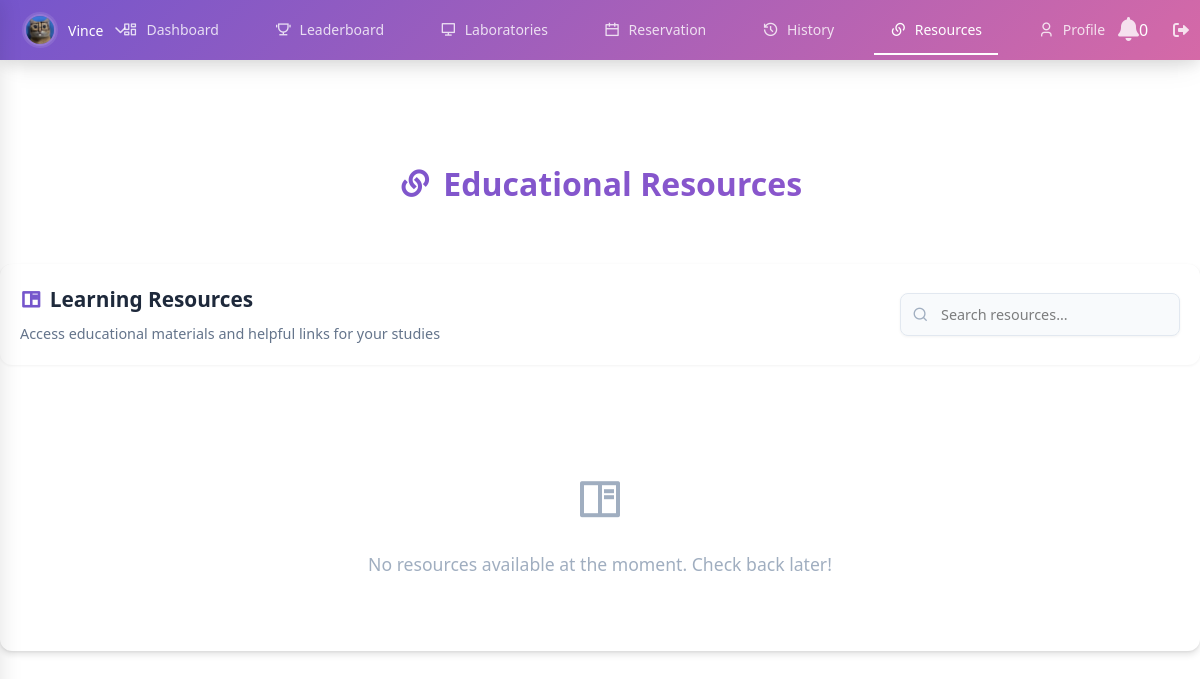
The app's page /view/student-resources.php (signed in), older data.
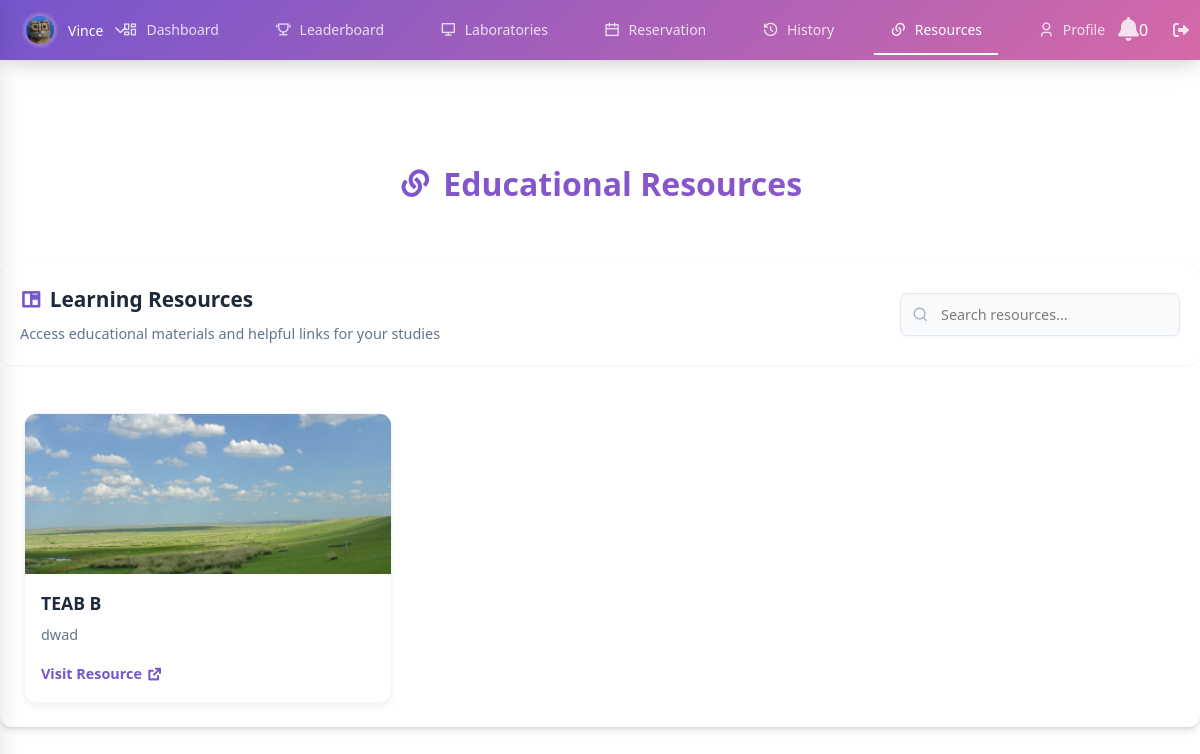
The same page, newer data.
### tables this page shows
CREATE TABLE `resources` (
  `id` int(11) NOT NULL,
  `name` varchar(255) NOT NULL,
  `description` text NOT NULL,
  `image` varchar(255) DEFAULT NULL,
  `link` varchar(255) NOT NULL,
  `created_at` timestamp NOT NULL DEFAULT current_timestamp(),
  `updated_at` timestamp NULL DEFAULT NULL ON UPDATE current_timestamp()
);

### view/student-resources.php (the view, shortened to what this page needs)
<?php
require_once '../config/db_connect.php';
$resources = [];
$query = "SELECT * FROM resources ORDER BY created_at DESC";
$result = $conn->query($query);
if ($result) {
    while ($row = $result->fetch_assoc()) {
        $resources[] = $row;
    }
}
?>
<!DOCTYPE html>
<html lang="en">
<head>
    <link rel="stylesheet" href="../assets/css/styles.css">
    <link rel="stylesheet" href="../assets/css/admin.css">
    <link rel="stylesheet" href="https://cdnjs.cloudflare.com/ajax/libs/font-awesome/6.0.0/css/all.min.css">
    <link rel="stylesheet" href="https://cdnjs.cloudflare.com/ajax/libs/remixicon/4.6.0/remixicon.css">
    <script src="https://unpkg.com/@tailwindcss/browser@4"></script>
</head>
<body>
    <div class="nav-container">
        <div class="nav-wrapper">
            <div class="nav-profile">
                <div class="profile-trigger" id="profile-trigger">
                    <img src="<?php echo isset($_SESSION['profile_image']) ? htmlspecialchars($_SESSION['profile_image']) : '../assets/images/logo/AVATAR.png'; ?>"
                         alt="Profile">
                    <span class="username"><?php echo htmlspecialchars($_SESSION['username']); ?></span>
                    <i class="fas fa-chevron-down"></i>
                </div>
            </div>
            <nav class="nav-links">
                <a href="dashboard.php" class="nav-link">
                    <i class="ri-dashboard-line"></i>
                    <span>Dashboard</span>
                </a>
                <a href="student_leaderboard.php" class="nav-link">
                    <i class="ri-trophy-line"></i>
                    <span>Leaderboard</span>
                </a>
                <a href="student_laboratories.php" class="nav-link">
                    <i class="ri-computer-line"></i>
                    <span>Laboratories</span>
                </a>
                <a href="reservation.php" class="nav-link">
                    <i class="ri-calendar-line"></i>
                    <span>Reservation</span>
                </a>
                <a href="history.php" class="nav-link">
                    <i class="ri-history-line"></i>
                    <span>History</span>
                </a>
                <a href="student-resources.php" class="nav-link active">
                    <i class="ri-links-line"></i>
                    <span>Resources</span>
                </a>
                <a href="profile.php" class="nav-link">
                    <i class="ri-user-3-line"></i>
                    <span>Profile</span>
                </a>
            </nav>
            <div class="nav-actions">
                <div class="notification-icon">
                    <a href="#" class="action-link" id="notification-toggle">
                        <i class="fas fa-bell"></i>
                    </a>
                    <span class="notification-badge" id="notification-badge">0</span>
                </div>
                <a href="../auth/logout.php" class="action-link">
                    <i class="fas fa-sign-out-alt"></i>
                </a>
            </div>
        </div>
    </div>
    <div class="content-wrapper">
        <div class="dashboard-header">
            <div class="dashboard-title">
                <i class="ri-links-line"></i>
                <span>Educational Resources</span>
            </div>
        </div>
        <div class="table-wrapper">
            <div class="container-header">
                <div class="header-content">
                    <div class="header-left">
                        <h2><i class="ri-book-read-line"></i> Learning Resources</h2>
                        <p>Access educational materials and helpful links for your studies</p>
                    </div>
                    <div class="header-right">
                        <div class="search-container">
                            <input type="text" id="searchInput" class="search-input" placeholder="Search resources...">
                            <span class="search-icon">
                            </span>
                        </div>
                    </div>
                </div>
            </div>
            <div class="resources-grid" id="resources-container">
                <?php if (empty($resources)): ?>
                <div class="empty-state-content col-span-full">
                    <i class="ri-book-read-line"></i>
                    <p>No resources available at the moment. Check back later!</p>
                </div>
                <?php else: ?>
                    <?php foreach ($resources as $resource): ?>
                    <div class="resource-card" onclick="window.open('<?php echo htmlspecialchars($resource['link']); ?>', '_blank')">
                        <div class="resource-image">
                            <?php if (!empty($resource['image'])): ?>
                            <img src="<?php echo '../' . htmlspecialchars($resource['image']); ?>" alt="<?php echo htmlspecialchars($resource['name']); ?>">
                            <?php endif; ?>
                        </div>
                        <div class="resource-content">
                            <h3 class="resource-title"><?php echo htmlspecialchars($resource['name']); ?></h3>
                            <p class="resource-description"><?php echo htmlspecialchars($resource['description']); ?></p>
                            <div class="resource-actions">
                                <a href="<?php echo htmlspecialchars($resource['link']); ?>" class="resource-link" target="_blank">
                                    Visit Resource <i class="ri-external-link-line"></i>
                                </a>
                            </div>
                        </div>
                    </div>
                    <?php endforeach; ?>
                <?php endif; ?>
            </div>
        </div>
    </div>
</body>
</html>

### assets/css/styles.css (style rules this page uses)
:root { --primary-color: rgba(117,86,204,1); --secondary-color: rgba(213,105,167,1); --nav-height: 60px; }
body { font-family: 'Segoe UI', Tahoma, Geneva, Verdana, sans-serif; margin: 0; padding: 0; min-height: 100vh; background-color: #ffffff; }
.nav-container { margin: 0 auto; width: 100%; position: fixed; top: 0; background: linear-gradient(135deg, var(--primary-color), var(--secondary-color)); z-index: 1000; color: white; box-shadow: 0 4px 15px rgba(0, 0, 0, 0.1), 0 8px 30px -5px rgba(0, 0, 0, 0.1); }
.nav-container a { color: rgba(255, 255, 255, 0.8); }
.nav-container .profile-trigger { transition: all 0.3s ease; }
.nav-container .profile-trigger img { box-shadow: 0 0 0 2px rgba(255, 255, 255, 0.1); }
.nav-wrapper { max-width: 1650px; margin: 0 auto; display: flex; justify-content: space-between; align-items: center; padding: 0 1rem; height: var(--nav-height); }
.nav-profile { flex: 1; }
.profile-trigger { display: flex; align-items: center; gap: 0.75rem; cursor: pointer; padding: 0.5rem; border-radius: 0.5rem; transition: background-color 0.2s; }
.profile-trigger img { width: 2rem; height: 2rem; border-radius: 50%; object-fit: cover; border: 2px solid rgba(255, 255, 255, 0.2); }
.profile-trigger .username { color: white; font-size: 0.875rem; font-weight: 500; }
.profile-trigger i { color: rgba(255, 255, 255, 0.8); font-size: 0.75rem; }
.nav-links { display: flex; gap: 1.5rem; align-items: center; }
.nav-link { display: flex; align-items: center; gap: 0.5rem; padding: 0.75rem 1rem; color: rgba(255, 255, 255, 0.8); text-decoration: none; font-weight: 500; font-size: 0.875rem; border-bottom: 2px solid transparent; transition: all 0.2s; }
.nav-link.active { color: white; border-bottom-color: white; }
.nav-link i { font-size: 1rem; }
.nav-actions { flex: 1; display: flex; justify-content: flex-end; gap: 1rem; }
.action-link { color: rgba(255, 255, 255, 0.8); padding: 0rem; border-radius: 0.5rem; transition: all 0.2s; }

### assets/css/admin.css (style rules this page uses)
.dashboard-header { margin-top: 5rem; margin-bottom: 2rem; background: linear-gradient(135deg, #7556cc 0%, #9556cc 100%); -webkit-background-clip: text; background-clip: text; -webkit-text-fill-color: transparent; padding-bottom: 1rem; text-align: center; }
.dashboard-title { font-size: 2rem; font-weight: 700; color: #7556cc !important; margin-bottom: 0.5rem; display: inline-flex; align-items: center; gap: 0.75rem; }

Row changes from the older to the newer data that the page shows:
added resources: image (picture), name "TEAB B", description "dwad"
Text that changed along with them:
text no longer shown: "No resources available at the moment. Check back later!"
